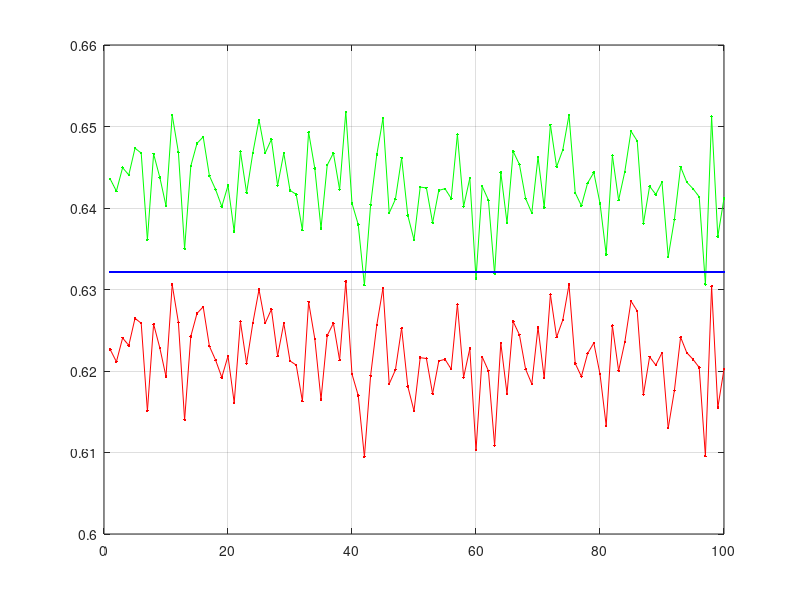

Reproduce this figure in MATLAB.
clc
clear

l= 1;
t0 = 1;

F = expcdf(t0, l)

g = 0.97;
T = norminv((1 + g) / 2);

n = 10 ^ 4;
m = 10 ^ 2;

y = exprnd(l, n, m);


f = mean(y < t0);


dn = T * sqrt(f .* (1 - f) / n);
Il = f - dn;
Ir = f + dn;

x = 1:1:m;
x1 = 1:0.1:m;

plot(x, Il, "r.-", x, Ir, "g.-", x1, F, "b.-")
grid

l = sum(Il > F) + sum(Ir < F)